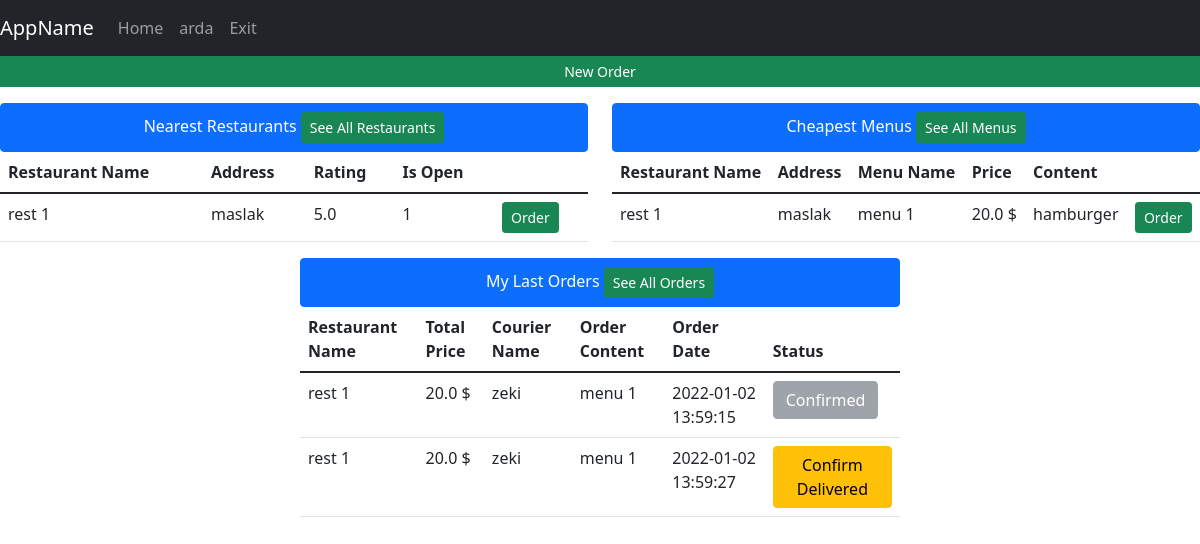
The page /home (signed in) on the database as committed earlier.
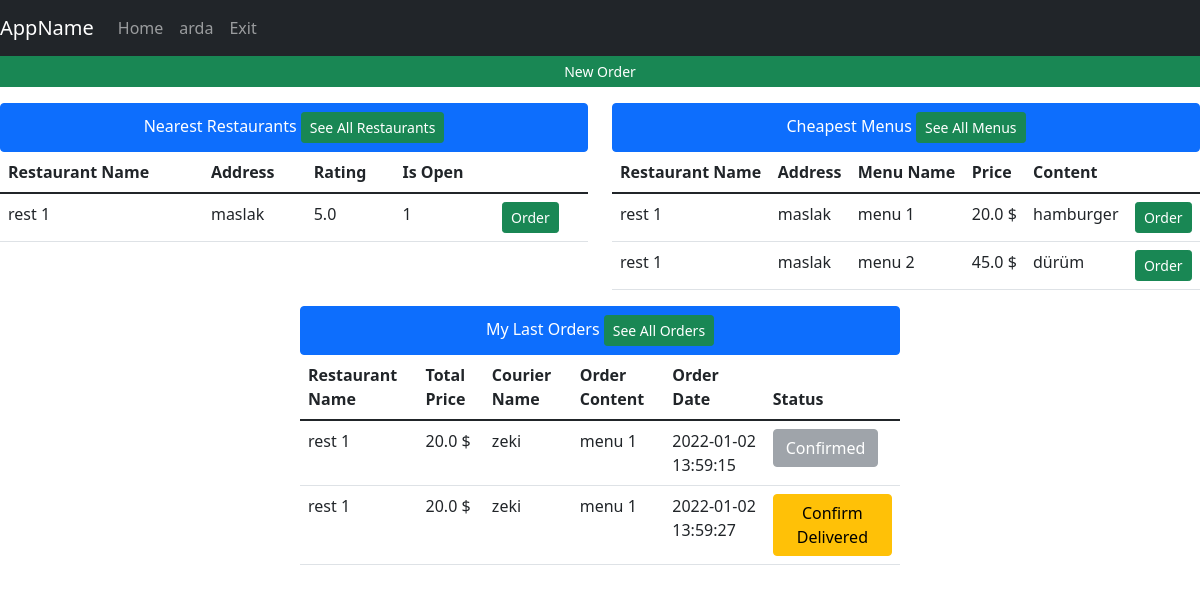
The same page on the database as committed later.
### tables this page shows
CREATE TABLE restaurant(id INTEGER PRIMARY KEY, restaurantName varchar(30),address varchar(250),lat Text,lng Text,isOpen binary,averageRating REAL);

CREATE TABLE menu(id INTEGER PRIMARY KEY,menuName varchar(30), price REAL, content TEXT, restaurantId int REFERENCES restaurant(id) ON UPDATE CASCADE);

CREATE TABLE foodOrder(id INTEGER PRIMARY KEY,content TEXT,orderDate Date DEFAULT (datetime('now','localtime')),totalPrice REAL, is_delivered INTEGER DEFAULT(0), is_reviewed INTEGER DEFAULT(0), restaurantId INTEGER, courierID int REFERENCES couriers(id) ON UPDATE CASCADE, userUserName varchar(30) REFERENCES users(username) ON UPDATE CASCADE, FOREIGN KEY(restaurantId) REFERENCES restaurant(id));

CREATE TABLE couriers(id INTEGER PRIMARY KEY,name TEXT,is_available TEXT,lat REAL,lng, orderId int REFERENCES foodOrder(id) ON UPDATE CASCADE);

### app.py (the view, shortened to what this page needs)
@app.route("/home", methods=["GET", "POST"])
def homeView():
    with sqlite3.connect(DATABASE) as database:
        cursor = database.cursor()
    if not session.get('logged_in'):
        return render_template('auth/login.html', title='Login')
    if session["user_type"] == 1:
        data = getAllDbData(toGet=["users", "restaurant", "couriers", "menu", "restaurantName","orders"], limit=5)
        session["isFiltered"], session["filteredData"] = False, {}
        return render_template('admin/adminHome.html', title='Admin Page', username=session["username"], data=data)
    else:
        data = getUserViewData()
        return render_template('user/homePage.html', title='Home', username=session["username"], data=data)

### templates/user/homePage.html (shortened to what this page needs)
{% extends 'base.html' %}
{% block navbar %}
<nav class="navbar navbar-expand-lg navbar-dark bg-dark">
    <a class="navbar-brand" href="/home">AppName</a>
    <div class="collapse navbar-collapse" id="navbarNav">
        <ul class="navbar-nav">
          <li class="nav-item active"><a class="nav-link" href="/">Home</a></li>
          <li class="nav-item active"><a class="nav-link" href="/userSettings">{{username}}</a></li>
          <li class="nav-item active"><a class="nav-link" href="/exit">Exit</a></li>
        </ul>
    </div>
</nav>
{% endblock %}
{% block body %}
    <div class="row">
    <a class="btn btn-sm btn-success" href="/selectRestaurant"> New Order </a>
    </div>
    <center>
     <div class="row mt-3">
     <div class="col-md-6">
         <ul class="list-group">
          <li class="list-group-item active">Nearest Restaurants <a href="/selectRestaurant" class="btn btn-sm btn-success">See All Restaurants</a></li>
         </ul>
         <form action="/selectMenu" method="POST">
         <table class="table table-hover">
              <thead>
                <tr>
                  <th scope="col">Restaurant Name</th>
                  <th scope="col">Address</th>
                  <th scope="col">Rating</th>
                  <th scope="col">Is Open</th>
                  <th scope="col"></th>
                </tr>
              </thead>
              <tbody>
              {%for i in range(data["near_restaurants"]|length)%}
                <tr>
                  <td>{{ data["near_restaurants"][i][2] }}</td>
                  <td>{{ data["near_restaurants"][i][3] }}</td>
                  <td>{{ data["near_restaurants"][i][7] }}</td>
                  <td>{{ data["near_restaurants"][i][6] }}</td>
                  <td><button type="submit" name="selectedRestaurant" value="'{{ data["near_restaurants"][i][1] }}'" class="btn btn-success btn-sm">Order</button></td>
                </tr>
              {%endfor%}
              </tbody>
         </table>
         </form>
     </div>
     <div class="col-md-6">
         <ul class="list-group">
          <li class="list-group-item active">Cheapest Menus <a href="/menus" class="btn btn-sm btn-success">See All Menus</a></li>
          </ul>
         <form action="/selectMenu" method="POST">
         <table class="table table-hover">
              <thead>
                <tr>
                  <th scope="col">Restaurant Name</th>
                  <th scope="col">Address</th>
                  <th scope="col">Menu Name</th>
                  <th scope="col">Price</th>
                  <th scope="col">Content</th>
                </tr>
              </thead>
              <tbody>
              {%for i in range(data["cheap_menus"]|length)%}
                <tr>
                  <td>{{ data["cheap_menus"][i][0] }}</td>
                  <td>{{ data["cheap_menus"][i][1] }}</td>
                  <td>{{ data["cheap_menus"][i][2] }} </td>
                  <td>{{ data["cheap_menus"][i][3] }} $</td>
                  <td>{{ data["cheap_menus"][i][6] }} </td>
                  <td><button type="submit" name="selectedMenu" value="{{ data["cheap_menus"][i][4] }}" class="btn btn-success btn-sm">Order</button></td>
                </tr>
              {%endfor%}
              </tbody>
         </table>
         </form>
     </div>
 </div>
        </center>
 <center>
     <div class="col-md-6">
         <ul class="list-group">
          <li class="list-group-item active">My Last Orders <a href="" class="btn btn-sm btn-success">See All Orders</a></li>
          </ul>
         <form action="/home" method="POST">
         <table class="table table-hover">
              <thead>
                <tr>
                  <th scope="col">Restaurant Name</th>
                  <th scope="col">Total Price</th>
                  <th scope="col">Courier Name</th>
                  <th scope="col">Order Content</th>
                  <th scope="col">Order Date</th>
                  <th scope="col">Status</th>
                </tr>
              </thead>
              <tbody>
              {%for i in range(data["orders"]|length)%}
                <tr>
                  <td>{{ data["orders"][i][6] }} </td>
                  <td>{{ data["orders"][i][0] }} $</td>
                  <td>{{ data["orders"][i][2] }}</td>
                  <td>{{ data["orders"][i][3] }}</td>
                  <td>{{ data["orders"][i][1] }}</td>
                    {% if data["orders"][i][5] == 1 %}
                        <td><button class="btn btn-secondary" disabled name="confirmedOrder" value="{{data['orders'][i][4]}}">Confirmed</button></td>
                    {% else %}
                        <td><button class="btn btn-warning" name="confirmedOrder" value="{{data['orders'][i][4]}}">Confirm Delivered</button></td>
                    {% endif %}
                </tr>
              {%endfor%}
              </tbody>
         </table>
         </form>
     </div>
 </center>
{% endblock %}

### templates/base.html (shortened to what this page needs)
<!doctype html>
<html lang="en">
  <head>
    <link href="https://cdn.jsdelivr.net/npm/bootstrap@5.1.3/dist/css/bootstrap.min.css" rel="stylesheet">
  </head>
  <body>
  <div>
    {% block navbar %}
    {% endblock %}
  </div>
  <div>
    {% block body %}
    {% endblock %}
  </div>
  </body>
</html>

Rows that differ between the two databases and show on the page:
added menu: menuName "menu 2", price "45.0", content "dürüm"
Other text that changed with them:
new list line: "rest 1 maslak"
new list line: "$ Order"
